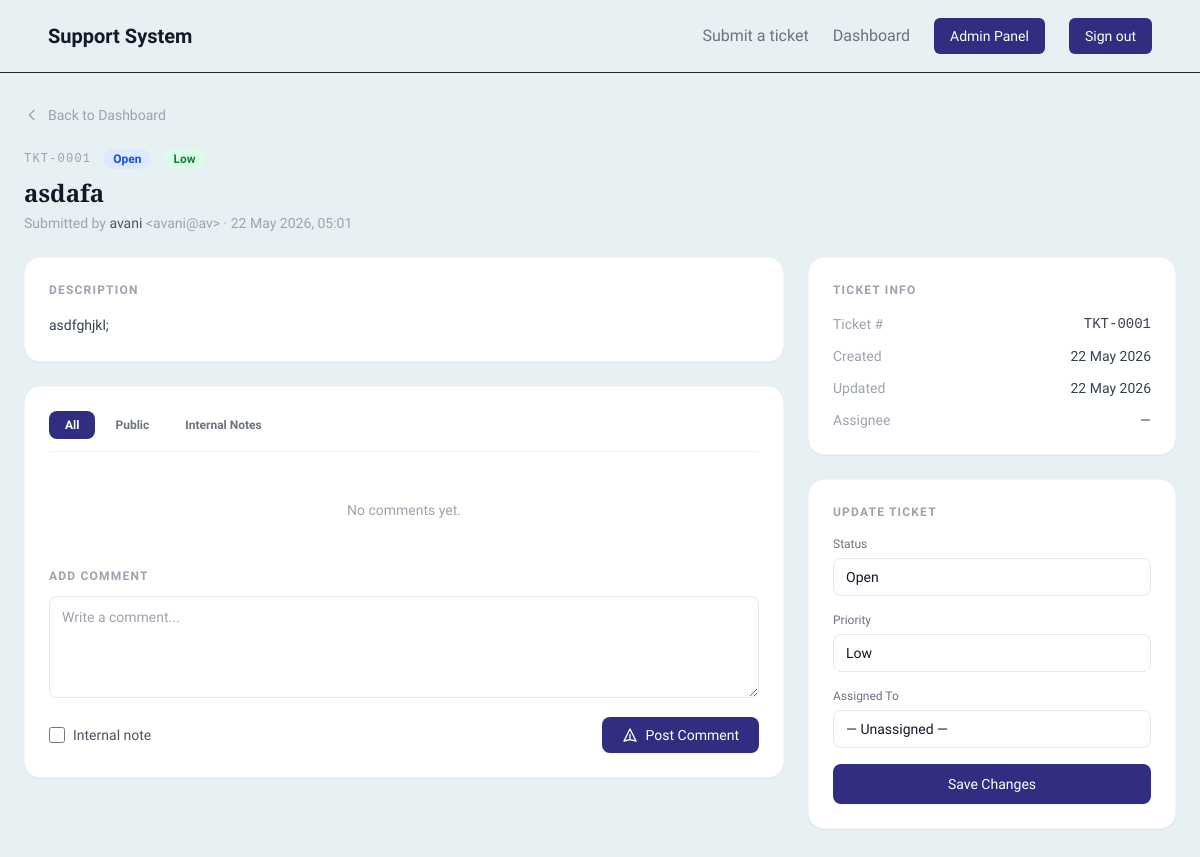
The app's page /tickets/1 (signed in) with its own data.
### models/ticket.py (models this page shows)
class Ticket(db.Model):
    __tablename__ = 'tickets'
    id = db.Column(db.Integer, primary_key=True)
    ticket_number = db.Column(db.String(20), unique=True, nullable=False)
    subject = db.Column(db.String(200), nullable=False)
    description = db.Column(db.Text, nullable=False)
    status = db.Column(db.String(20), nullable=False, default='Open')
    priority = db.Column(db.String(20), nullable=False, default='Low')
    type = db.Column(db.String(20), nullable=False)
    module = db.Column(db.String(50), nullable=False)
    submitter_name = db.Column(db.String(100), nullable=False)
    submitter_email = db.Column(db.String(120), nullable=False)
    assigned_to = db.Column(db.Integer, db.ForeignKey('users.id'), nullable=True)
    created_at = db.Column(db.DateTime, default=datetime.utcnow)
    updated_at = db.Column(db.DateTime, default=datetime.utcnow, onupdate=datetime.utcnow)
    closed_at = db.Column(db.DateTime, nullable=True)
    attachments = db.relationship('TicketAttachment', backref='ticket', lazy=True)
    assignee = db.relationship('User', backref='assigned_tickets', lazy=True)
    field_values = db.relationship('TicketFieldValue', backref='ticket', lazy=True)
    comments = db.relationship('TicketComment', backref='ticket', lazy=True)
    history = db.relationship('TicketHistory', backref='ticket', lazy=True)

### routes/tickets.py (the view)
@tickets_bp.route('/tickets/<int:ticket_id>')
@login_required
def view_ticket(ticket_id):
    ticket = Ticket.query.get_or_404(ticket_id)
    users = User.query.order_by(User.name).all()
    return render_template('tickets/view_ticket.html', ticket=ticket, users=users)

### app.py (called while the page is built)
@app.after_request
def add_no_cache(response):
    response.headers['Cache-Control'] = 'no-cache, no-store, must-revalidate'
    response.headers['Pragma'] = 'no-cache'
    response.headers['Expires'] = '0'
    return response

### routes/tickets.py (called while the page is built)
@tickets_bp.after_request
def add_no_cache(response):
    response.headers['Cache-Control'] = 'no-cache, no-store, must-revalidate'
    response.headers['Pragma'] = 'no-cache'
    response.headers['Expires'] = '0'
    return response

### templates/tickets/view_ticket.html (shortened to what this page needs)
{% extends "base.html" %}
{% block content %}
<div class="max-w-7xl mx-auto px-6 py-8">
  <a href="{{ url_for('tickets.dashboard') }}"
     class="inline-flex items-center gap-2 text-sm text-gray-400 hover:text-gray-700 mb-6 transition-colors">
    <svg class="w-4 h-4" fill="none" stroke="currentColor" stroke-width="2" viewBox="0 0 24 24">
      <path stroke-linecap="round" stroke-linejoin="round" d="M15 19l-7-7 7-7"/>
    </svg>
    Back to Dashboard
  </a>
  <div class="mb-6">
    <div class="flex items-center gap-3 mb-2">
      <span class="text-xs font-mono text-gray-400 tracking-widest">{{ ticket.ticket_number }}</span>
      {% if ticket.status == 'open' %}
        <span class="px-2.5 py-0.5 rounded-full text-xs font-semibold bg-blue-100 text-blue-700">Open</span>
      {% elif ticket.status == 'in_progress' %}
        <span class="px-2.5 py-0.5 rounded-full text-xs font-semibold bg-yellow-100 text-yellow-700">In Progress</span>
      {% elif ticket.status == 'closed' %}
        <span class="px-2.5 py-0.5 rounded-full text-xs font-semibold bg-gray-200 text-gray-500">Closed</span>
      {% else %}
        <span class="px-2.5 py-0.5 rounded-full text-xs font-semibold bg-gray-100 text-gray-500">{{ ticket.status }}</span>
      {% endif %}
      {% if ticket.priority == 'high' %}
        <span class="px-2.5 py-0.5 rounded-full text-xs font-semibold bg-red-100 text-red-700">High</span>
      {% elif ticket.priority == 'medium' %}
        <span class="px-2.5 py-0.5 rounded-full text-xs font-semibold bg-orange-100 text-orange-700">Medium</span>
      {% else %}
        <span class="px-2.5 py-0.5 rounded-full text-xs font-semibold bg-green-100 text-green-700">Low</span>
      {% endif %}
    </div>
    <h1 class="text-2xl font-bold text-gray-900" style="font-family: 'Playfair Display', serif;">
      {{ ticket.subject }}
    </h1>
    <p class="text-sm text-gray-400 mt-1">
      Submitted by <span class="text-gray-600 font-medium">{{ ticket.submitter_name }}</span>
      &lt;{{ ticket.submitter_email }}&gt;
      &middot;
      {{ ticket.created_at.strftime('%d %b %Y, %H:%M') }}
    </p>
  </div>
  <div class="grid grid-cols-1 lg:grid-cols-3 gap-6">
    <div class="lg:col-span-2 flex flex-col gap-6">
      <div class="bg-white rounded-2xl border border-gray-100 shadow-sm p-6">
        <h2 class="text-xs font-semibold uppercase tracking-widest text-gray-400 mb-4">Description</h2>
        <div class="text-sm text-gray-700 leading-relaxed whitespace-pre-wrap">{{ ticket.description }}</div>
      </div>
      <div class="bg-white rounded-2xl border border-gray-100 shadow-sm p-6">
        <div class="flex items-center gap-1 mb-6 border-b border-gray-100 pb-3">
          <button onclick="switchTab('all')" id="tab-all"
                  class="tab-btn px-4 py-1.5 rounded-lg text-xs font-semibold transition-all bg-indigo-900 text-white">
            All
          </button>
          <button onclick="switchTab('public')" id="tab-public"
                  class="tab-btn px-4 py-1.5 rounded-lg text-xs font-semibold transition-all text-gray-500 hover:text-gray-800">
            Public
          </button>
          {% if current_user.is_superadmin %}
          <button onclick="switchTab('internal')" id="tab-internal"
                  class="tab-btn px-4 py-1.5 rounded-lg text-xs font-semibold transition-all text-gray-500 hover:text-gray-800">
            Internal Notes
          </button>
          {% endif %}
        </div>
        <div class="space-y-4 mb-6" id="comment-list">
          {% if ticket.comments %}
            {% for comment in ticket.comments | sort(attribute='created_at') %}
            {% if not comment.is_internal or current_user.is_superadmin %}
            <div class="comment-item {{ 'internal-comment' if comment.is_internal else 'public-comment' }}
                        rounded-xl p-4 border
                        {{ 'bg-amber-50 border-amber-100' if comment.is_internal else 'bg-gray-50 border-gray-100' }}">
              <div class="flex items-center justify-between mb-2">
                <div class="flex items-center gap-2">
                  <div class="w-7 h-7 rounded-full bg-indigo-100 flex items-center justify-center text-xs font-bold text-indigo-700">
                    {{ comment.author.name[0].upper() }}
                  </div>
                  <span class="text-sm font-medium text-gray-800">{{ comment.author.name }}</span>
                  {% if comment.is_internal %}
                    <span class="px-2 py-0.5 rounded text-xs font-semibold bg-amber-200 text-amber-800">Internal</span>
                  {% endif %}
                </div>
                <span class="text-xs text-gray-400">{{ comment.created_at.strftime('%d %b %Y, %H:%M') }}</span>
              </div>
              <p class="text-sm text-gray-700 leading-relaxed whitespace-pre-wrap">{{ comment.body }}</p>
            </div>
            {% endif %}
            {% endfor %}
          {% else %}
            <p class="text-sm text-gray-400 text-center py-6">No comments yet.</p>
          {% endif %}
        </div>
        <form method="POST" action="{{ url_for('tickets.add_comment', ticket_id=ticket.id) }}">
          <h3 class="text-xs font-semibold uppercase tracking-widest text-gray-400 mb-3">Add Comment</h3>
          <textarea
            name="body"
            rows="4"
            placeholder="Write a comment..."
            required
            class="w-full rounded-lg border border-gray-200 px-3 py-2.5 text-sm text-gray-900 placeholder-gray-400
                   focus:outline-none focus:ring-2 focus:ring-indigo-500 focus:border-transparent transition resize-y"
          ></textarea>
          <div class="flex items-center justify-between mt-3">
            {% if current_user.is_superadmin %}
            <label class="flex items-center gap-2 cursor-pointer select-none">
              <input type="checkbox" name="is_internal" value="1"
                     class="w-4 h-4 rounded border-gray-300 text-indigo-600 focus:ring-indigo-500">
              <span class="text-sm text-gray-600">Internal note</span>
            </label>
            {% else %}
            <span></span>
            {% endif %}
            <button type="submit"
                    class="inline-flex items-center gap-2 bg-indigo-900 hover:bg-indigo-700 text-white
                           text-sm font-medium px-5 py-2 rounded-lg transition shadow-sm">
              <svg class="w-4 h-4" fill="none" stroke="currentColor" viewBox="0 0 24 24">
                <path stroke-linecap="round" stroke-linejoin="round" stroke-width="2" d="M12 19l9 2-9-18-9 18 9-2zm0 0v-8"/>
              </svg>
              Post Comment
            </button>
          </div>
        </form>
      </div>
    </div>
    <div class="flex flex-col gap-6">
      <div class="bg-white rounded-2xl border border-gray-100 shadow-sm p-6">
        <h2 class="text-xs font-semibold uppercase tracking-widest text-gray-400 mb-4">Ticket Info</h2>
        <dl class="space-y-3 text-sm">
          <div class="flex justify-between">
            <dt class="text-gray-400">Ticket #</dt>
            <dd class="font-mono text-gray-700 font-medium">{{ ticket.ticket_number }}</dd>
          </div>
          <div class="flex justify-between">
            <dt class="text-gray-400">Created</dt>
            <dd class="text-gray-700">{{ ticket.created_at.strftime('%d %b %Y') }}</dd>
          </div>
          <div class="flex justify-between">
            <dt class="text-gray-400">Updated</dt>
            <dd class="text-gray-700">{{ ticket.updated_at.strftime('%d %b %Y') }}</dd>
          </div>
          <div class="flex justify-between">
            <dt class="text-gray-400">Assignee</dt>
            <dd class="text-gray-700">{{ ticket.assignee.name if ticket.assignee else '—' }}</dd>
          </div>
        </dl>
      </div>
      {% if current_user.is_superadmin %}
      <div class="bg-white rounded-2xl border border-gray-100 shadow-sm p-6">
        <h2 class="text-xs font-semibold uppercase tracking-widest text-gray-400 mb-4">Update Ticket</h2>
        <form method="POST" action="{{ url_for('tickets.update_ticket', ticket_id=ticket.id) }}" class="space-y-4">
          <div>
            <label class="block text-xs font-medium text-gray-500 mb-1.5">Status</label>
            <select name="status"
                    class="w-full rounded-lg border border-gray-200 pl-3 py-2 text-sm text-gray-900 bg-white bg-none
                           focus:outline-none focus:ring-2 focus:ring-indigo-500 transition">
              <option value="open"        {% if ticket.status == 'open' %}selected{% endif %}>Open</option>
            </select>
          </div>
          <div>
            <label class="block text-xs font-medium text-gray-500 mb-1.5">Priority</label>
            <select name="priority"
                    class="w-full rounded-lg border border-gray-200 pl-3 py-2 text-sm text-gray-900 bg-white bg-none
                           focus:outline-none focus:ring-2 focus:ring-indigo-500 transition">
              <option value="low"    {% if ticket.priority == 'low' %}selected{% endif %}>Low</option>
            </select>
          </div>
          <div>
            <label class="block text-xs font-medium text-gray-500 mb-1.5">Assigned To</label>
            <select name="assigned_to"
                    class="w-full rounded-lg border border-gray-200 pl-3 py-2 text-sm text-gray-900 bg-white bg-none
                           focus:outline-none focus:ring-2 focus:ring-indigo-500 transition">
              <option value="">— Unassigned —</option>
            </select>
          </div>
          <button type="submit"
                  class="w-full bg-indigo-900 hover:bg-indigo-700 text-white text-sm font-medium
                         py-2.5 rounded-lg transition shadow-sm">
            Save Changes
          </button>
        </form>
      </div>
      {% endif %}
    </div>
  </div>
</div>
{% endblock %}

### templates/base.html (style rules this page uses)
body { background: #e7f1f3; }
select { appearance: none; -webkit-appearance: none; background-image: url("/static/down-arrow.svg"); background-repeat: no-repeat; background-position: right 10px center; background-size: 12px 12px; padding-right: 2rem !important; }

### records on screen
Ticket: ticket_number "TKT-0001", subject "asdafa", submitter_name "avani", submitter_email "avani@av", created_at "22 May 2026, 05:01", description "asdfghjkl;", created_at "22 May 2026", updated_at "22 May 2026", status "Open", priority "Low"

### other values on screen
{{ ticket.assignee.name if ticket.assignee else '—' }} "—"
